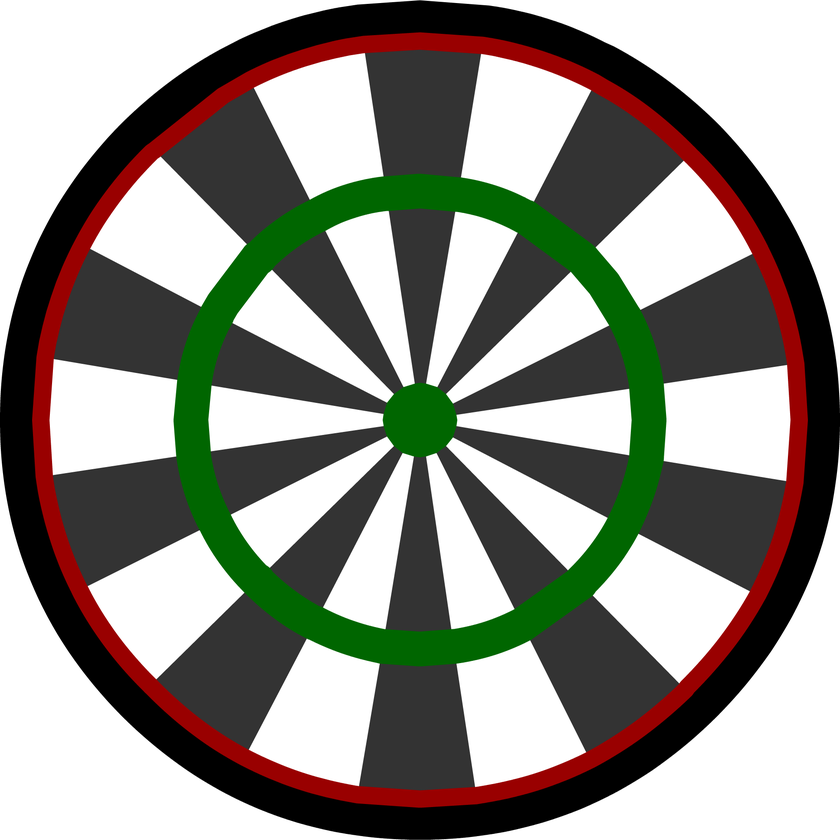
#> input picture figures/Dart_Board.PNG, 840 x 840 px, shrunk from 1936 x 1937 before the run
$ python make_dartboard_fig.py   (older library calls are emulated)
#> lines starting #> are read from the running program, lines starting #| are printed output that depends on the picture
#!/usr/bin/env python2

# Author: Jonah Miller (jonah.maxwell.miller@gmail.com)
# Time-stamp: <2016-05-08 14:23:55 (jmiller)>

# This program randomly peppers a dartboard with darts, either within
# the inner ring or the outer. The dart placement is random, but the
# darts avoid the green lines. This is mostly a utility to make
# pretty, readable pictures. It should not be used for anything else.

import numpy as np
import scipy as sp
import matplotlib as mpl
from matplotlib import pyplot as plt
from scipy import misc
import random

board = misc.imread('figures/Dart_Board.PNG')
#> board is the input picture: shape (840, 840, 4); mean R, G, B, A 90.9, 89.7, 81.9, 200.8
xmax,ymax = board.shape[:-1]
#> xmax = 840; ymax = 840
xcenter,ycenter = xmax/2,ymax/2
#> xcenter = 420; ycenter = 420
r_inner = 500
r_outer = 1000
frame_outname = 'figures/darts-frame-{}.png'

def get_random_point_in_circle(rmin,rmax,center):
    theta = random.uniform(0,2*np.pi)
    r = random.uniform(rmin,rmax)
    p = np.array([r*np.cos(theta),
                  r*np.sin(theta)])
    p += center
    return p

if __name__ == "__main__":
    random.seed()
    npoints = 9
    center = np.array([xcenter,ycenter])
#> center = [420, 420]
    r_range = [(100,r_inner-100),(r_inner+100,r_outer-200)]
    points = [np.empty((npoints,2),
                       dtype='float64')\
              for r in r_range]
    for i in range(npoints):
        for j,(rmin,rmax) in enumerate(r_range):
            points[j][i,...] = get_random_point_in_circle(rmin,rmax,center)
#> after the loop, points = 2 point arrays, longest 9 points

    plt.imshow(board)
    plt.xlim(0,xmax)
    plt.ylim(0,ymax)

    plt.plot(points[0][0,0],points[0][0,1],'ro')
    plt.savefig(frame_outname.format(0),bbox_inches='tight')
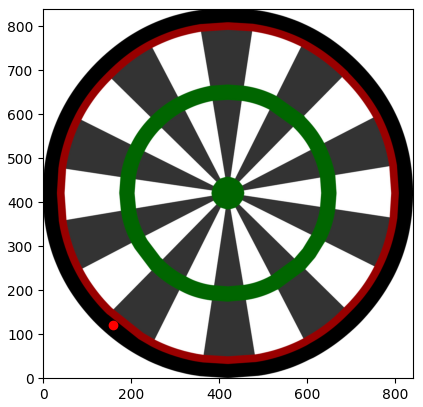
#> figure drawn by matplotlib, 1 panel
    plt.plot(points[1][0,0],points[1][0,1],'ro')
    plt.savefig(frame_outname.format(1),bbox_inches='tight')
    plt.plot(points[1][:2,0],points[1][:2,1],'ro')
    plt.savefig(frame_outname.format(2),bbox_inches='tight')
    plt.plot(points[1][:3,0],points[1][:3,1],'ro')
    plt.savefig(frame_outname.format(3),bbox_inches='tight')
    plt.plot(points[0][:2,0],points[0][:2,1],'ro')
    plt.savefig(frame_outname.format(4),bbox_inches='tight')
    plt.plot(points[0][:3,0],points[0][:3,1],'ro')
    plt.plot(points[1][...,0],points[1][...,1],'ro')
    plt.savefig(frame_outname.format(5),bbox_inches='tight')

$ run again, with figures/darts-frame-3.png copied over figures/Dart_Board.PNG
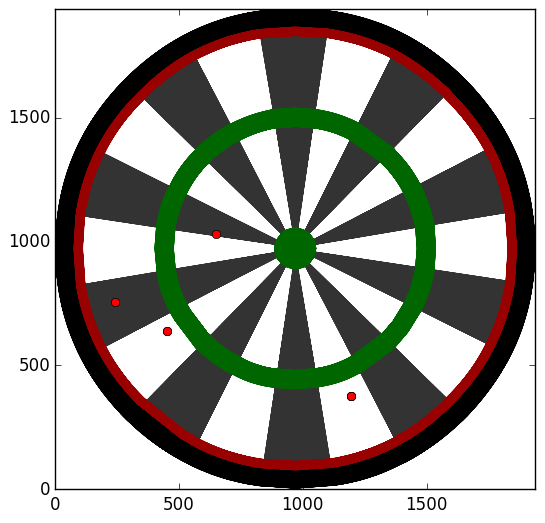
#> input picture figures/darts-frame-3.png, 545 x 523 px
#> board is the input picture: shape (523, 545, 4); mean R, G, B, A 162.7, 161.6, 155.2, 255
#> `plt.savefig(frame_outname.format(0),bbox_inches='tight')`:
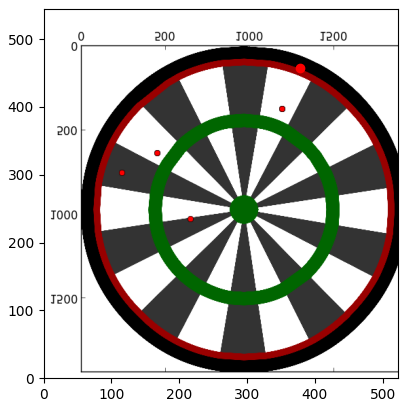
#> figure drawn by matplotlib, 1 panel
